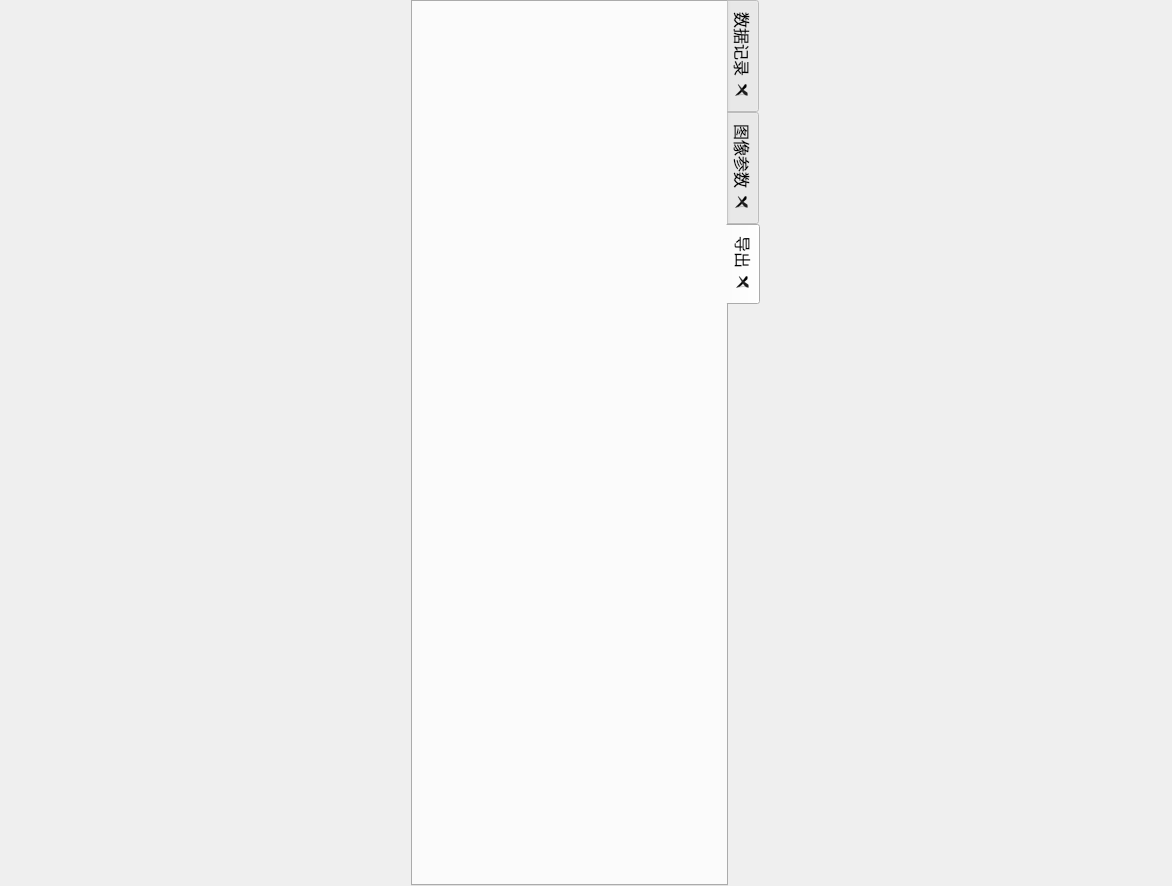
<?xml version="1.0" encoding="UTF-8"?>
<ui version="4.0">
 <class>Form</class>
 <widget class="QWidget" name="Form">
  <property name="geometry">
   <rect>
    <x>0</x>
    <y>0</y>
    <width>1172</width>
    <height>886</height>
   </rect>
  </property>
  <property name="windowTitle">
   <string>Form</string>
  </property>
  <layout class="QGridLayout" name="gridLayout_4">
   <property name="leftMargin">
    <number>0</number>
   </property>
   <property name="topMargin">
    <number>0</number>
   </property>
   <property name="rightMargin">
    <number>0</number>
   </property>
   <property name="bottomMargin">
    <number>0</number>
   </property>
   <item row="0" column="0">
    <widget class="QTabWidget" name="siderBar_Widget">
     <property name="sizePolicy">
      <sizepolicy hsizetype="Fixed" vsizetype="Expanding">
       <horstretch>0</horstretch>
       <verstretch>0</verstretch>
      </sizepolicy>
     </property>
     <property name="minimumSize">
      <size>
       <width>350</width>
       <height>0</height>
      </size>
     </property>
     <property name="maximumSize">
      <size>
       <width>350</width>
       <height>16777215</height>
      </size>
     </property>
     <property name="font">
      <font>
       <family>黑体</family>
       <pointsize>12</pointsize>
       <weight>50</weight>
       <bold>false</bold>
      </font>
     </property>
     <property name="contextMenuPolicy">
      <enum>Qt::DefaultContextMenu</enum>
     </property>
     <property name="acceptDrops">
      <bool>false</bool>
     </property>
     <property name="tabPosition">
      <enum>QTabWidget::East</enum>
     </property>
     <property name="tabShape">
      <enum>QTabWidget::Rounded</enum>
     </property>
     <property name="currentIndex">
      <number>2</number>
     </property>
     <property name="elideMode">
      <enum>Qt::ElideNone</enum>
     </property>
     <property name="documentMode">
      <bool>false</bool>
     </property>
     <property name="tabsClosable">
      <bool>true</bool>
     </property>
     <property name="movable">
      <bool>true</bool>
     </property>
     <property name="tabBarAutoHide">
      <bool>false</bool>
     </property>
     <widget class="QWidget" name="tab_dataLog">
      <attribute name="icon">
       <iconset>
        <normaloff>../icons/dataLog.png</normaloff>../icons/dataLog.png</iconset>
      </attribute>
      <attribute name="title">
       <string>数据记录</string>
      </attribute>
      <layout class="QVBoxLayout" name="verticalLayout_5">
       <property name="leftMargin">
        <number>1</number>
       </property>
       <property name="topMargin">
        <number>1</number>
       </property>
       <property name="rightMargin">
        <number>1</number>
       </property>
       <property name="bottomMargin">
        <number>1</number>
       </property>
       <item>
        <widget class="QLabel" name="label_dataText">
         <property name="font">
          <font>
           <family>黑体</family>
           <pointsize>12</pointsize>
           <weight>50</weight>
           <bold>false</bold>
          </font>
         </property>
         <property name="text">
          <string>数据信息</string>
         </property>
         <property name="alignment">
          <set>Qt::AlignCenter</set>
         </property>
        </widget>
       </item>
       <item>
        <widget class="QTextBrowser" name="textBrowser_data">
         <property name="font">
          <font>
           <family>黑体</family>
           <pointsize>12</pointsize>
           <weight>50</weight>
           <bold>false</bold>
          </font>
         </property>
         <property name="frameShape">
          <enum>QFrame::NoFrame</enum>
         </property>
         <property name="horizontalScrollBarPolicy">
          <enum>Qt::ScrollBarAlwaysOn</enum>
         </property>
        </widget>
       </item>
       <item>
        <spacer name="verticalSpacer">
         <property name="orientation">
          <enum>Qt::Vertical</enum>
         </property>
         <property name="sizeHint" stdset="0">
          <size>
           <width>20</width>
           <height>40</height>
          </size>
         </property>
        </spacer>
       </item>
      </layout>
     </widget>
     <widget class="QWidget" name="tab_param">
      <attribute name="icon">
       <iconset>
        <normaloff>../icons/figureParam.png</normaloff>../icons/figureParam.png</iconset>
      </attribute>
      <attribute name="title">
       <string>图像参数</string>
      </attribute>
      <layout class="QVBoxLayout" name="verticalLayout">
       <item>
        <widget class="QLabel" name="label_paramTitle">
         <property name="text">
          <string>图像参数</string>
         </property>
         <property name="alignment">
          <set>Qt::AlignCenter</set>
         </property>
        </widget>
       </item>
       <item>
        <widget class="QToolBox" name="toolBox_figureParam">
         <property name="font">
          <font>
           <family>黑体</family>
           <pointsize>12</pointsize>
           <weight>50</weight>
           <bold>false</bold>
          </font>
         </property>
         <property name="toolTip">
          <string/>
         </property>
         <property name="frameShape">
          <enum>QFrame::NoFrame</enum>
         </property>
         <property name="currentIndex">
          <number>6</number>
         </property>
         <property name="tabSpacing">
          <number>6</number>
         </property>
         <widget class="QWidget" name="tools_move">
          <property name="geometry">
           <rect>
            <x>0</x>
            <y>0</y>
            <width>104</width>
            <height>82</height>
           </rect>
          </property>
          <property name="toolTip">
           <string/>
          </property>
          <property name="statusTip">
           <string>)</string>
          </property>
          <property name="whatsThis">
           <string/>
          </property>
          <property name="accessibleName">
           <string>)</string>
          </property>
          <property name="accessibleDescription">
           <string/>
          </property>
          <property name="autoFillBackground">
           <bool>true</bool>
          </property>
          <attribute name="label">
           <string>坐标偏移量</string>
          </attribute>
          <layout class="QGridLayout" name="gridLayout_5">
           <item row="0" column="1">
            <widget class="QLineEdit" name="lineEdit_xmove">
             <property name="toolTip">
              <string>设置坐标沿X轴的偏移量，单位(m)</string>
             </property>
            </widget>
           </item>
           <item row="1" column="0">
            <widget class="QLabel" name="label_ymove">
             <property name="text">
              <string>Y轴</string>
             </property>
            </widget>
           </item>
           <item row="0" column="0">
            <widget class="QLabel" name="label_xmove">
             <property name="toolTip">
              <string/>
             </property>
             <property name="text">
              <string>X轴</string>
             </property>
            </widget>
           </item>
           <item row="1" column="1">
            <widget class="QLineEdit" name="lineEdit_ymove">
             <property name="toolTip">
              <string>设置坐标沿Y轴的偏移量，单位(m)</string>
             </property>
            </widget>
           </item>
           <item row="2" column="1">
            <spacer name="verticalSpacer_2">
             <property name="orientation">
              <enum>Qt::Vertical</enum>
             </property>
             <property name="sizeType">
              <enum>QSizePolicy::Expanding</enum>
             </property>
             <property name="sizeHint" stdset="0">
              <size>
               <width>20</width>
               <height>40</height>
              </size>
             </property>
            </spacer>
           </item>
          </layout>
         </widget>
         <widget class="QWidget" name="page_axisRange">
          <property name="geometry">
           <rect>
            <x>0</x>
            <y>0</y>
            <width>158</width>
            <height>144</height>
           </rect>
          </property>
          <attribute name="label">
           <string>坐标轴范围</string>
          </attribute>
          <layout class="QGridLayout" name="gridLayout_3">
           <item row="2" column="0">
            <widget class="QLabel" name="yminLabel">
             <property name="text">
              <string>Y轴最小值</string>
             </property>
            </widget>
           </item>
           <item row="1" column="1">
            <widget class="QLineEdit" name="xmax_lineEdit">
             <property name="toolTip">
              <string>单位(m)</string>
             </property>
            </widget>
           </item>
           <item row="1" column="0">
            <widget class="QLabel" name="xmaxLabel">
             <property name="text">
              <string>X轴最大值</string>
             </property>
            </widget>
           </item>
           <item row="0" column="0">
            <widget class="QLabel" name="xminLabel">
             <property name="text">
              <string>X轴最小值</string>
             </property>
            </widget>
           </item>
           <item row="0" column="1">
            <widget class="QLineEdit" name="xmin_lineEdit">
             <property name="toolTip">
              <string>单位(m)</string>
             </property>
            </widget>
           </item>
           <item row="3" column="0">
            <widget class="QLabel" name="ymaxLabel">
             <property name="text">
              <string>Y轴最大值</string>
             </property>
            </widget>
           </item>
           <item row="2" column="1">
            <widget class="QLineEdit" name="ymin_lineEdit"/>
           </item>
           <item row="3" column="1">
            <widget class="QLineEdit" name="ymax_lineEdit"/>
           </item>
           <item row="4" column="0">
            <spacer name="verticalSpacer_3">
             <property name="orientation">
              <enum>Qt::Vertical</enum>
             </property>
             <property name="sizeHint" stdset="0">
              <size>
               <width>20</width>
               <height>40</height>
              </size>
             </property>
            </spacer>
           </item>
          </layout>
         </widget>
         <widget class="QWidget" name="page">
          <property name="geometry">
           <rect>
            <x>0</x>
            <y>0</y>
            <width>119</width>
            <height>76</height>
           </rect>
          </property>
          <attribute name="label">
           <string>颗粒</string>
          </attribute>
          <layout class="QGridLayout" name="gridLayout_10">
           <item row="1" column="0">
            <widget class="QRadioButton" name="Button_plotPoint">
             <property name="text">
              <string>散点</string>
             </property>
             <property name="icon">
              <iconset>
               <normaloff>../icons/plotPoint.png</normaloff>../icons/plotPoint.png</iconset>
             </property>
            </widget>
           </item>
           <item row="0" column="0">
            <widget class="QRadioButton" name="Button_plotCircle">
             <property name="text">
              <string>二维圆</string>
             </property>
             <property name="icon">
              <iconset>
               <normaloff>../icons/plot.ico</normaloff>../icons/plot.ico</iconset>
             </property>
            </widget>
           </item>
           <item row="2" column="0">
            <spacer name="verticalSpacer_10">
             <property name="orientation">
              <enum>Qt::Vertical</enum>
             </property>
             <property name="sizeHint" stdset="0">
              <size>
               <width>20</width>
               <height>40</height>
              </size>
             </property>
            </spacer>
           </item>
          </layout>
         </widget>
         <widget class="QWidget" name="tools_plotWall">
          <property name="geometry">
           <rect>
            <x>0</x>
            <y>0</y>
            <width>195</width>
            <height>79</height>
           </rect>
          </property>
          <attribute name="label">
           <string>墙</string>
          </attribute>
          <layout class="QGridLayout" name="gridLayout_9">
           <item row="1" column="1">
            <widget class="QDoubleSpinBox" name="SpinBox_lineSize">
             <property name="frame">
              <bool>true</bool>
             </property>
             <property name="buttonSymbols">
              <enum>QAbstractSpinBox::UpDownArrows</enum>
             </property>
             <property name="singleStep">
              <double>0.100000000000000</double>
             </property>
             <property name="value">
              <double>0.800000000000000</double>
             </property>
            </widget>
           </item>
           <item row="5" column="1">
            <spacer name="verticalSpacer_4">
             <property name="orientation">
              <enum>Qt::Vertical</enum>
             </property>
             <property name="sizeHint" stdset="0">
              <size>
               <width>20</width>
               <height>40</height>
              </size>
             </property>
            </spacer>
           </item>
           <item row="1" column="0">
            <widget class="QLabel" name="label_lineSize">
             <property name="text">
              <string>线条粗细</string>
             </property>
            </widget>
           </item>
           <item row="0" column="0">
            <widget class="QCheckBox" name="checkBox_plotWall">
             <property name="maximumSize">
              <size>
               <width>100</width>
               <height>16777215</height>
              </size>
             </property>
             <property name="text">
              <string>绘制墙体</string>
             </property>
             <property name="checked">
              <bool>true</bool>
             </property>
            </widget>
           </item>
          </layout>
         </widget>
         <widget class="QWidget" name="page_color">
          <property name="geometry">
           <rect>
            <x>0</x>
            <y>0</y>
            <width>234</width>
            <height>82</height>
           </rect>
          </property>
          <attribute name="label">
           <string>颜色设置</string>
          </attribute>
          <layout class="QGridLayout" name="gridLayout">
           <item row="0" column="0">
            <widget class="QLabel" name="label_color">
             <property name="text">
              <string>颜色设置</string>
             </property>
            </widget>
           </item>
           <item row="0" column="1">
            <widget class="QComboBox" name="comboBox_color">
             <item>
              <property name="text">
               <string>ZDEM默认颜色</string>
              </property>
             </item>
            </widget>
           </item>
           <item row="1" column="1">
            <widget class="QPushButton" name="Button_importColor">
             <property name="text">
              <string>导入其他</string>
             </property>
            </widget>
           </item>
           <item row="2" column="1">
            <spacer name="verticalSpacer_5">
             <property name="orientation">
              <enum>Qt::Vertical</enum>
             </property>
             <property name="sizeHint" stdset="0">
              <size>
               <width>20</width>
               <height>40</height>
              </size>
             </property>
            </spacer>
           </item>
          </layout>
         </widget>
         <widget class="QWidget" name="page_figureTitle">
          <property name="geometry">
           <rect>
            <x>0</x>
            <y>0</y>
            <width>262</width>
            <height>112</height>
           </rect>
          </property>
          <attribute name="label">
           <string>图名</string>
          </attribute>
          <layout class="QGridLayout" name="gridLayout_2">
           <item row="0" column="1">
            <widget class="QLineEdit" name="lineEdit_title"/>
           </item>
           <item row="1" column="1">
            <widget class="QFontComboBox" name="fontComboBox_titleFont">
             <property name="sizePolicy">
              <sizepolicy hsizetype="Fixed" vsizetype="Fixed">
               <horstretch>0</horstretch>
               <verstretch>0</verstretch>
              </sizepolicy>
             </property>
             <property name="maximumSize">
              <size>
               <width>200</width>
               <height>16777215</height>
              </size>
             </property>
            </widget>
           </item>
           <item row="1" column="0">
            <widget class="QLabel" name="label_titleFont">
             <property name="text">
              <string>字体</string>
             </property>
            </widget>
           </item>
           <item row="2" column="0">
            <widget class="QLabel" name="label_titleFontSize">
             <property name="text">
              <string>大小</string>
             </property>
            </widget>
           </item>
           <item row="0" column="0">
            <widget class="QLabel" name="label_title">
             <property name="text">
              <string>图名</string>
             </property>
            </widget>
           </item>
           <item row="2" column="1">
            <widget class="QSpinBox" name="spinBox_title">
             <property name="prefix">
              <string/>
             </property>
             <property name="singleStep">
              <number>1</number>
             </property>
             <property name="value">
              <number>12</number>
             </property>
            </widget>
           </item>
           <item row="3" column="1">
            <spacer name="verticalSpacer_6">
             <property name="orientation">
              <enum>Qt::Vertical</enum>
             </property>
             <property name="sizeHint" stdset="0">
              <size>
               <width>20</width>
               <height>40</height>
              </size>
             </property>
            </spacer>
           </item>
          </layout>
         </widget>
         <widget class="QWidget" name="page_axisTick">
          <property name="geometry">
           <rect>
            <x>0</x>
            <y>0</y>
            <width>301</width>
            <height>392</height>
           </rect>
          </property>
          <attribute name="label">
           <string>轴标签</string>
          </attribute>
          <layout class="QGridLayout" name="gridLayout_6">
           <item row="4" column="0">
            <widget class="QLabel" name="label_yName">
             <property name="text">
              <string>Y轴名</string>
             </property>
            </widget>
           </item>
           <item row="2" column="1">
            <widget class="QSpinBox" name="spinBox_xTickSize">
             <property name="prefix">
              <string/>
             </property>
             <property name="singleStep">
              <number>1</number>
             </property>
             <property name="value">
              <number>9</number>
             </property>
            </widget>
           </item>
           <item row="0" column="0">
            <widget class="QLabel" name="label_xName">
             <property name="text">
              <string>X轴名</string>
             </property>
            </widget>
           </item>
           <item row="1" column="0">
            <widget class="QLabel" name="label_xTickFont">
             <property name="text">
              <string>字体</string>
             </property>
            </widget>
           </item>
           <item row="6" column="0">
            <widget class="QLabel" name="label_yTickSize">
             <property name="text">
              <string>大小</string>
             </property>
            </widget>
           </item>
           <item row="5" column="0">
            <widget class="QLabel" name="label_yTickFont">
             <property name="text">
              <string>字体</string>
             </property>
            </widget>
           </item>
           <item row="10" column="0" colspan="2">
            <widget class="QLabel" name="label_minorTickInterval">
             <property name="text">
              <string>次坐标刻度间隔</string>
             </property>
            </widget>
           </item>
           <item row="7" column="0" colspan="2">
            <widget class="Line" name="line_2">
             <property name="frameShadow">
              <enum>QFrame::Plain</enum>
             </property>
             <property name="orientation">
              <enum>Qt::Horizontal</enum>
             </property>
            </widget>
           </item>
           <item row="3" column="0" colspan="2">
            <widget class="Line" name="line">
             <property name="frameShadow">
              <enum>QFrame::Plain</enum>
             </property>
             <property name="lineWidth">
              <number>1</number>
             </property>
             <property name="orientation">
              <enum>Qt::Horizontal</enum>
             </property>
            </widget>
           </item>
           <item row="0" column="1">
            <widget class="QLineEdit" name="lineEdit_xName"/>
           </item>
           <item row="8" column="0" colspan="2">
            <widget class="QLabel" name="label_mainTickInterval">
             <property name="text">
              <string>主坐标刻度间隔</string>
             </property>
            </widget>
           </item>
           <item row="4" column="1">
            <widget class="QLineEdit" name="lineEdit_yName"/>
           </item>
           <item row="2" column="0">
            <widget class="QLabel" name="label_xTickSzie">
             <property name="text">
              <string>大小</string>
             </property>
            </widget>
           </item>
           <item row="6" column="1">
            <widget class="QSpinBox" name="spinBox_yTickSize">
             <property name="prefix">
              <string/>
             </property>
             <property name="singleStep">
              <number>1</number>
             </property>
             <property name="value">
              <number>9</number>
             </property>
            </widget>
           </item>
           <item row="5" column="1">
            <widget class="QFontComboBox" name="fontComboBox_yTick">
             <property name="sizePolicy">
              <sizepolicy hsizetype="Fixed" vsizetype="Fixed">
               <horstretch>0</horstretch>
               <verstretch>0</verstretch>
              </sizepolicy>
             </property>
             <property name="maximumSize">
              <size>
               <width>220</width>
               <height>16777215</height>
              </size>
             </property>
            </widget>
           </item>
           <item row="1" column="1" colspan="2">
            <widget class="QFontComboBox" name="fontComboBox_xTick">
             <property name="sizePolicy">
              <sizepolicy hsizetype="Fixed" vsizetype="Fixed">
               <horstretch>0</horstretch>
               <verstretch>0</verstretch>
              </sizepolicy>
             </property>
             <property name="maximumSize">
              <size>
               <width>220</width>
               <height>16777215</height>
              </size>
             </property>
            </widget>
           </item>
           <item row="12" column="0">
            <spacer name="verticalSpacer_7">
             <property name="orientation">
              <enum>Qt::Vertical</enum>
             </property>
             <property name="sizeHint" stdset="0">
              <size>
               <width>20</width>
               <height>40</height>
              </size>
             </property>
            </spacer>
           </item>
           <item row="9" column="0" colspan="2">
            <widget class="QLineEdit" name="lineEdit_mainTickInterval">
             <property name="maximumSize">
              <size>
               <width>200</width>
               <height>16777215</height>
              </size>
             </property>
             <property name="text">
              <string>10000.0</string>
             </property>
            </widget>
           </item>
           <item row="11" column="0" colspan="2">
            <widget class="QLineEdit" name="lineEdit_minorTickInterval">
             <property name="maximumSize">
              <size>
               <width>200</width>
               <height>16777215</height>
              </size>
             </property>
             <property name="text">
              <string>1000.0</string>
             </property>
            </widget>
           </item>
          </layout>
         </widget>
         <widget class="QWidget" name="page_showAxis">
          <property name="geometry">
           <rect>
            <x>0</x>
            <y>0</y>
            <width>162</width>
            <height>76</height>
           </rect>
          </property>
          <attribute name="label">
           <string>显示/隐藏坐标轴</string>
          </attribute>
          <layout class="QGridLayout" name="gridLayout_7">
           <item row="0" column="0">
            <widget class="QCheckBox" name="checkBox_top">
             <property name="text">
              <string>Top</string>
             </property>
             <property name="checked">
              <bool>true</bool>
             </property>
            </widget>
           </item>
           <item row="0" column="1">
            <widget class="QCheckBox" name="checkBox_bottom">
             <property name="text">
              <string>Bottom</string>
             </property>
             <property name="checked">
              <bool>true</bool>
             </property>
            </widget>
           </item>
           <item row="1" column="0">
            <widget class="QCheckBox" name="checkBox_left">
             <property name="text">
              <string>Left</string>
             </property>
             <property name="checked">
              <bool>true</bool>
             </property>
            </widget>
           </item>
           <item row="1" column="1">
            <widget class="QCheckBox" name="checkBox_right">
             <property name="text">
              <string>Right</string>
             </property>
             <property name="checked">
              <bool>true</bool>
             </property>
            </widget>
           </item>
           <item row="2" column="0">
            <spacer name="verticalSpacer_8">
             <property name="orientation">
              <enum>Qt::Vertical</enum>
             </property>
             <property name="sizeHint" stdset="0">
              <size>
               <width>20</width>
               <height>40</height>
              </size>
             </property>
            </spacer>
           </item>
          </layout>
         </widget>
         <widget class="QWidget" name="page_units">
          <property name="geometry">
           <rect>
            <x>0</x>
            <y>0</y>
            <width>109</width>
            <height>50</height>
           </rect>
          </property>
          <attribute name="label">
           <string>单位</string>
          </attribute>
          <layout class="QGridLayout" name="gridLayout_8">
           <item row="0" column="1">
            <widget class="QComboBox" name="comboBox_units">
             <item>
              <property name="text">
               <string>km</string>
              </property>
             </item>
             <item>
              <property name="text">
               <string>m</string>
              </property>
             </item>
            </widget>
           </item>
           <item row="0" column="0">
            <widget class="QLabel" name="label_units">
             <property name="text">
              <string>单位</string>
             </property>
            </widget>
           </item>
           <item row="1" column="0">
            <spacer name="verticalSpacer_9">
             <property name="orientation">
              <enum>Qt::Vertical</enum>
             </property>
             <property name="sizeHint" stdset="0">
              <size>
               <width>20</width>
               <height>40</height>
              </size>
             </property>
            </spacer>
           </item>
          </layout>
         </widget>
        </widget>
       </item>
       <item>
        <spacer name="verticalSpacer_11">
         <property name="orientation">
          <enum>Qt::Vertical</enum>
         </property>
         <property name="sizeType">
          <enum>QSizePolicy::Fixed</enum>
         </property>
         <property name="sizeHint" stdset="0">
          <size>
           <width>20</width>
           <height>150</height>
          </size>
         </property>
        </spacer>
       </item>
      </layout>
     </widget>
     <widget class="QWidget" name="tab_export">
      <attribute name="icon">
       <iconset>
        <normaloff>../icons/save.png</normaloff>../icons/save.png</iconset>
      </attribute>
      <attribute name="title">
       <string>导出</string>
      </attribute>
     </widget>
    </widget>
   </item>
  </layout>
 </widget>
 <resources/>
 <connections/>
</ui>
